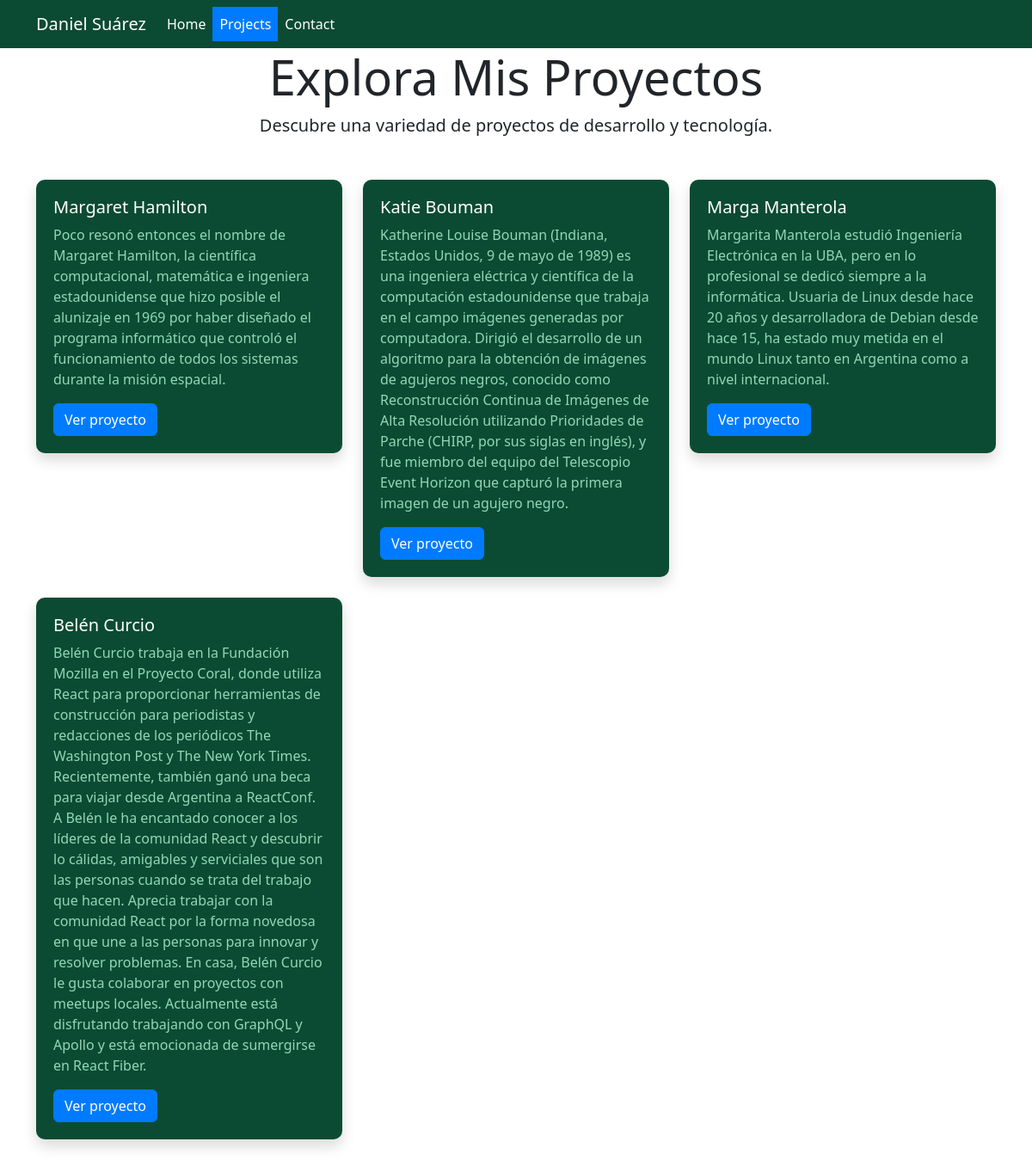
The page /projects/ on the database as committed earlier.
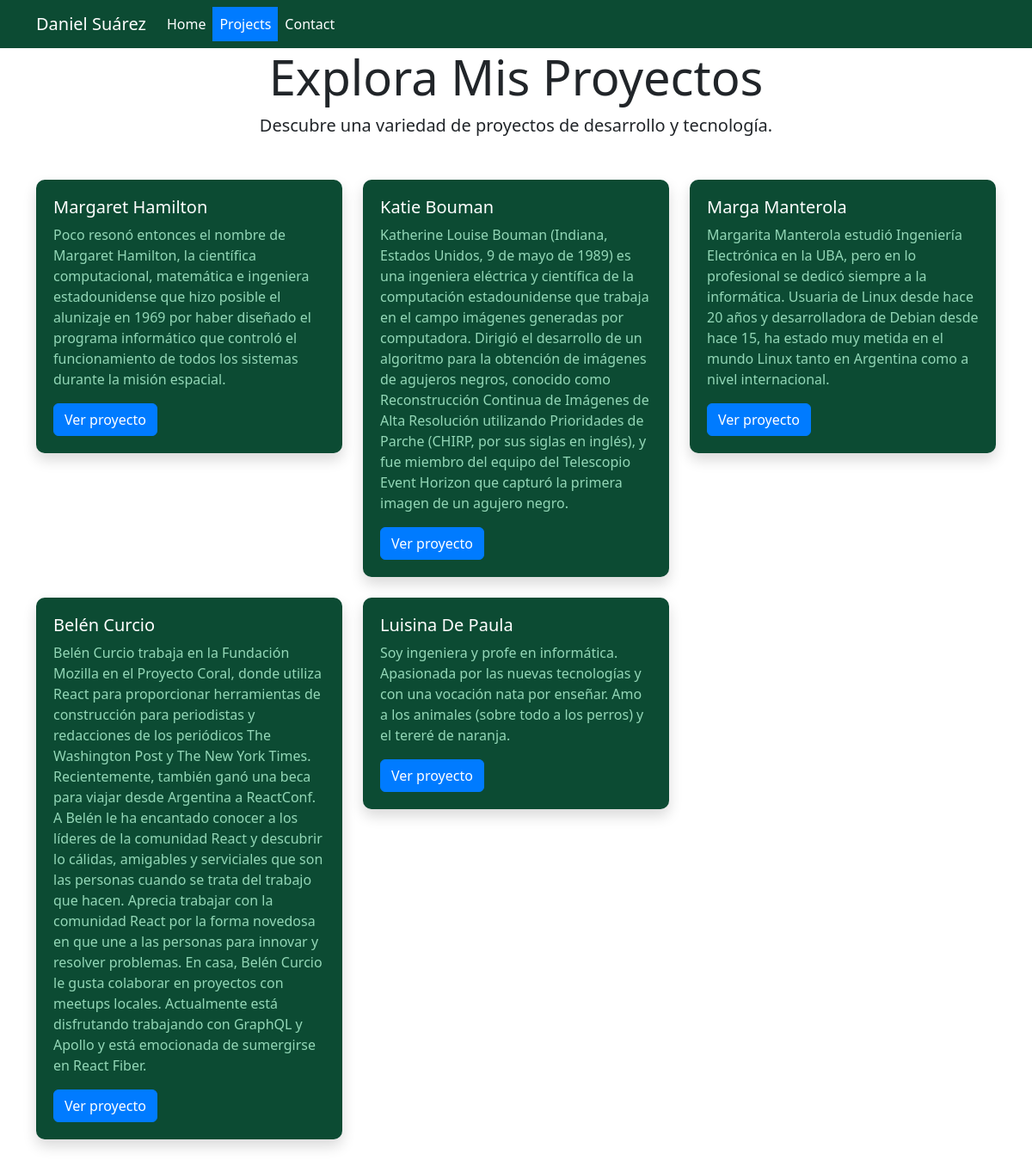
The same page on the database as committed later.
### projects/models.py (models this page shows, shortened)
class Project(models.Model):
    title = models.CharField(max_length=100)
    description = models.TextField()
    MEDIA_CHOICES = [('image', 'Image'), ('video', 'Video')]
    media_type = models.CharField(max_length=20, choices=MEDIA_CHOICES)

### projects/views.py (the view)
# urls.py: path("", include('projects.urls')),
def projects(request):
    projects = Project.objects.all()
    context = {'projects': projects}
    return render(request, 'projects/projects.html', context)

### projects/templates/projects/projects.html (shortened to what this page needs)
{% extends 'home/base.html' %}
{% load static %}
{% block content %}
  <div class="container">
    <div class="text-center mb-5 neon-text">
      <h1 class="display-4">Explora Mis Proyectos</h1>
      <p class="lead">Descubre una variedad de proyectos de desarrollo y tecnología.</p>
    </div>
    <div class="row">
      {% for project in projects %}
        <div class="col-md-4 mb-4">
          <div class="card custom-card border-0 shadow">
            <div class="card-body">
              <h5 class="card-title">{{ project.title }}</h5>
              <p class="card-text">{{ project.description }}</p>
              <a href="{% url 'project-details' project.id %}" class="btn custom-button">Ver proyecto</a>
            </div>
          </div>
        </div>
      {% endfor %}
    </div>
  </div>
{% endblock %}

Rows that differ between the two databases and show on the page:
added Project: title "Luisina De Paula", description "Soy ingeniera y profe en informática. Apasionada por las nuevas tecnologías y con una vocación nata por enseñar. Amo a los animales (sobre todo a los perros) y el tereré de naranja."
